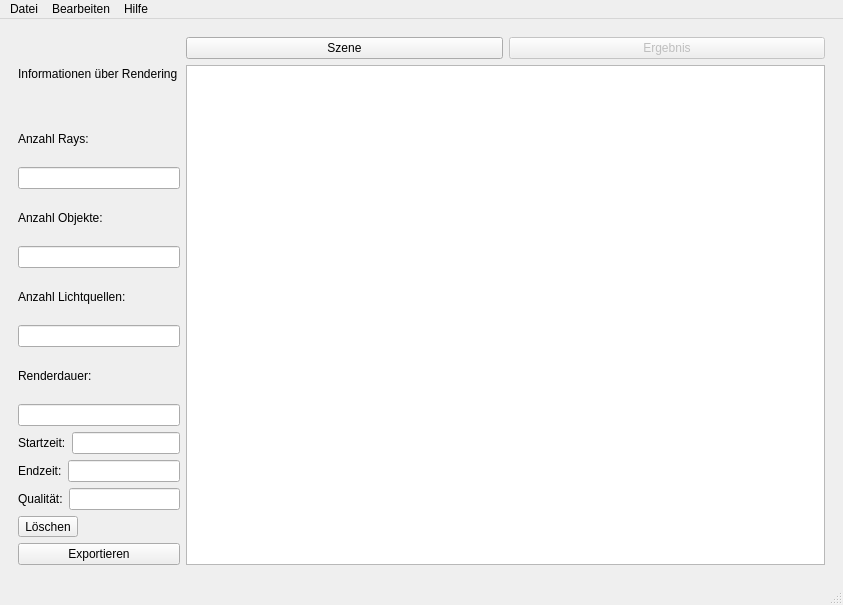
<?xml version="1.0" encoding="UTF-8"?>
<ui version="4.0">
 <class>MainWindow</class>
 <widget class="QMainWindow" name="MainWindow">
  <property name="geometry">
   <rect>
    <x>0</x>
    <y>0</y>
    <width>843</width>
    <height>605</height>
   </rect>
  </property>
  <property name="sizePolicy">
   <sizepolicy hsizetype="Preferred" vsizetype="Preferred">
    <horstretch>1</horstretch>
    <verstretch>1</verstretch>
   </sizepolicy>
  </property>
  <property name="windowTitle">
   <string>MainWindow</string>
  </property>
  <widget class="QWidget" name="centralwidget">
   <layout class="QGridLayout" name="gridLayout_2">
    <item row="0" column="0">
     <widget class="QStackedWidget" name="stackedWidget">
      <property name="currentIndex">
       <number>3</number>
      </property>
      <widget class="QWidget" name="page">
       <layout class="QGridLayout" name="gridLayout_5">
        <item row="0" column="0">
         <layout class="QGridLayout" name="gridLayout_4" columnstretch="2,2,6">
          <property name="leftMargin">
           <number>0</number>
          </property>
          <property name="topMargin">
           <number>0</number>
          </property>
          <property name="rightMargin">
           <number>0</number>
          </property>
          <property name="bottomMargin">
           <number>0</number>
          </property>
          <property name="spacing">
           <number>4</number>
          </property>
          <item row="0" column="2">
           <layout class="QVBoxLayout" name="verticalLayout_7" stretch="0,0,0">
            <item>
             <layout class="QHBoxLayout" name="horizontalLayout_4">
              <item>
               <widget class="QPushButton" name="sceneButton">
                <property name="enabled">
                 <bool>false</bool>
                </property>
                <property name="text">
                 <string>Szene</string>
                </property>
               </widget>
              </item>
              <item>
               <widget class="QPushButton" name="resultButton">
                <property name="text">
                 <string>Ergebnis</string>
                </property>
               </widget>
              </item>
             </layout>
            </item>
            <item>
             <widget class="QGraphicsView" name="graphicsView"/>
            </item>
            <item>
             <layout class="QHBoxLayout" name="horizontalLayout" stretch="1,1,1,2">
              <item>
               <widget class="QToolButton" name="playToolButton">
                <property name="sizePolicy">
                 <sizepolicy hsizetype="Fixed" vsizetype="Preferred">
                  <horstretch>0</horstretch>
                  <verstretch>0</verstretch>
                 </sizepolicy>
                </property>
                <property name="text">
                 <string>Start</string>
                </property>
                <property name="iconSize">
                 <size>
                  <width>25</width>
                  <height>20</height>
                 </size>
                </property>
               </widget>
              </item>
              <item>
               <widget class="QToolButton" name="importToolButton">
                <property name="sizePolicy">
                 <sizepolicy hsizetype="Fixed" vsizetype="Preferred">
                  <horstretch>0</horstretch>
                  <verstretch>0</verstretch>
                 </sizepolicy>
                </property>
                <property name="text">
                 <string>Import</string>
                </property>
               </widget>
              </item>
              <item>
               <widget class="QToolButton" name="exportToolButton">
                <property name="sizePolicy">
                 <sizepolicy hsizetype="Fixed" vsizetype="Preferred">
                  <horstretch>0</horstretch>
                  <verstretch>0</verstretch>
                 </sizepolicy>
                </property>
                <property name="sizeIncrement">
                 <size>
                  <width>0</width>
                  <height>0</height>
                 </size>
                </property>
                <property name="text">
                 <string>Export</string>
                </property>
               </widget>
              </item>
              <item>
               <widget class="QProgressBar" name="ProgressBar_main">
                <property name="value">
                 <number>36</number>
                </property>
                <property name="invertedAppearance">
                 <bool>false</bool>
                </property>
               </widget>
              </item>
             </layout>
            </item>
           </layout>
          </item>
          <item row="0" column="1">
           <layout class="QVBoxLayout" name="verticalLayout_5">
            <item>
             <layout class="QVBoxLayout" name="verticalLayout_6">
              <item>
               <widget class="QLabel" name="cameraLabel">
                <property name="font">
                 <font>
                  <pointsize>10</pointsize>
                 </font>
                </property>
                <property name="text">
                 <string>Kamera</string>
                </property>
               </widget>
              </item>
              <item>
               <layout class="QHBoxLayout" name="horizontalLayout_5">
                <item>
                 <widget class="QLabel" name="positionLabel">
                  <property name="text">
                   <string>Position</string>
                  </property>
                 </widget>
                </item>
                <item>
                 <layout class="QVBoxLayout" name="verticalLayout_10">
                  <item>
                   <widget class="QLabel" name="pos_x_Label">
                    <property name="text">
                     <string>x</string>
                    </property>
                   </widget>
                  </item>
                  <item>
                   <widget class="QSpinBox" name="pos_x_spinBox"/>
                  </item>
                 </layout>
                </item>
                <item>
                 <layout class="QVBoxLayout" name="verticalLayout_11">
                  <item>
                   <widget class="QLabel" name="pos_y_label">
                    <property name="text">
                     <string>y</string>
                    </property>
                   </widget>
                  </item>
                  <item>
                   <widget class="QSpinBox" name="pos_y_spinBox"/>
                  </item>
                 </layout>
                </item>
                <item>
                 <layout class="QVBoxLayout" name="verticalLayout_9">
                  <item>
                   <widget class="QLabel" name="pos_z_label">
                    <property name="text">
                     <string>z</string>
                    </property>
                   </widget>
                  </item>
                  <item>
                   <widget class="QSpinBox" name="pos_z_spinBox"/>
                  </item>
                 </layout>
                </item>
               </layout>
              </item>
              <item>
               <layout class="QHBoxLayout" name="horizontalLayout_7">
                <item>
                 <widget class="QLabel" name="angle_label">
                  <property name="text">
                   <string>Winkel</string>
                  </property>
                 </widget>
                </item>
                <item>
                 <layout class="QVBoxLayout" name="verticalLayout_13">
                  <item>
                   <widget class="QLabel" name="ang_roll_label">
                    <property name="text">
                     <string>Roll</string>
                    </property>
                   </widget>
                  </item>
                  <item>
                   <widget class="QSpinBox" name="ang_roll_spinBox"/>
                  </item>
                 </layout>
                </item>
                <item>
                 <layout class="QVBoxLayout" name="verticalLayout_14">
                  <item>
                   <widget class="QLabel" name="angle_pitch_label">
                    <property name="text">
                     <string>Pitch</string>
                    </property>
                   </widget>
                  </item>
                  <item>
                   <widget class="QSpinBox" name="ang_pitch_spinBox"/>
                  </item>
                 </layout>
                </item>
                <item>
                 <layout class="QVBoxLayout" name="verticalLayout_12">
                  <item>
                   <widget class="QLabel" name="ang_yaw_label">
                    <property name="text">
                     <string>Yaw</string>
                    </property>
                   </widget>
                  </item>
                  <item>
                   <widget class="QSpinBox" name="ang_yaw_spinBox"/>
                  </item>
                 </layout>
                </item>
               </layout>
              </item>
              <item>
               <layout class="QHBoxLayout" name="horizontalLayout_12">
                <item>
                 <widget class="QLabel" name="rotationLabel">
                  <property name="text">
                   <string>Drehung</string>
                  </property>
                 </widget>
                </item>
                <item>
                 <widget class="QSlider" name="rotationHorizontalSlider">
                  <property name="orientation">
                   <enum>Qt::Horizontal</enum>
                  </property>
                 </widget>
                </item>
               </layout>
              </item>
              <item>
               <layout class="QHBoxLayout" name="horizontalLayout_9">
                <item>
                 <widget class="QLabel" name="focusLabel">
                  <property name="text">
                   <string>Fokus</string>
                  </property>
                 </widget>
                </item>
                <item>
                 <widget class="QSpinBox" name="focus_spinBox"/>
                </item>
               </layout>
              </item>
              <item>
               <layout class="QHBoxLayout" name="horizontalLayout_10">
                <item>
                 <widget class="QLabel" name="fowLabel">
                  <property name="text">
                   <string>Field of View </string>
                  </property>
                 </widget>
                </item>
                <item>
                 <widget class="QSlider" name="fowHorizontalSlider">
                  <property name="orientation">
                   <enum>Qt::Horizontal</enum>
                  </property>
                 </widget>
                </item>
               </layout>
              </item>
             </layout>
            </item>
            <item>
             <layout class="QVBoxLayout" name="verticalLayout_8">
              <item>
               <widget class="QLabel" name="renderLabel">
                <property name="font">
                 <font>
                  <pointsize>10</pointsize>
                 </font>
                </property>
                <property name="text">
                 <string>Rendering</string>
                </property>
               </widget>
              </item>
              <item>
               <layout class="QHBoxLayout" name="horizontalLayout_2">
                <item>
                 <widget class="QLabel" name="resolutionLabel">
                  <property name="text">
                   <string>Auflösung</string>
                  </property>
                 </widget>
                </item>
                <item>
                 <layout class="QVBoxLayout" name="verticalLayout_23">
                  <item>
                   <widget class="QLabel" name="res_width_label">
                    <property name="sizePolicy">
                     <sizepolicy hsizetype="Preferred" vsizetype="Preferred">
                      <horstretch>0</horstretch>
                      <verstretch>0</verstretch>
                     </sizepolicy>
                    </property>
                    <property name="text">
                     <string>Breite</string>
                    </property>
                   </widget>
                  </item>
                  <item>
                   <widget class="QSpinBox" name="res_width_spinBox">
                    <property name="sizePolicy">
                     <sizepolicy hsizetype="Minimum" vsizetype="Preferred">
                      <horstretch>0</horstretch>
                      <verstretch>0</verstretch>
                     </sizepolicy>
                    </property>
                   </widget>
                  </item>
                 </layout>
                </item>
                <item>
                 <layout class="QVBoxLayout" name="verticalLayout_24">
                  <item>
                   <widget class="QLabel" name="res_height_label">
                    <property name="text">
                     <string>Höhe</string>
                    </property>
                   </widget>
                  </item>
                  <item>
                   <widget class="QSpinBox" name="res_height_spinBox">
                    <property name="sizePolicy">
                     <sizepolicy hsizetype="Minimum" vsizetype="Preferred">
                      <horstretch>0</horstretch>
                      <verstretch>0</verstretch>
                     </sizepolicy>
                    </property>
                   </widget>
                  </item>
                 </layout>
                </item>
               </layout>
              </item>
              <item>
               <layout class="QHBoxLayout" name="horizontalLayout_6">
                <item>
                 <widget class="QLabel" name="qualityLabel">
                  <property name="text">
                   <string>Qualität</string>
                  </property>
                 </widget>
                </item>
                <item>
                 <widget class="QComboBox" name="qualityComboBox"/>
                </item>
               </layout>
              </item>
              <item>
               <layout class="QHBoxLayout" name="horizontalLayout_8">
                <item>
                 <widget class="QLabel" name="samplesLabel">
                  <property name="text">
                   <string>Samples pro Pixel</string>
                  </property>
                 </widget>
                </item>
                <item>
                 <widget class="QSlider" name="samplesHorizontalSlider">
                  <property name="orientation">
                   <enum>Qt::Horizontal</enum>
                  </property>
                 </widget>
                </item>
               </layout>
              </item>
              <item>
               <layout class="QHBoxLayout" name="horizontalLayout_3">
                <item>
                 <widget class="QLabel" name="fileLabel">
                  <property name="text">
                   <string>Dateiformat</string>
                  </property>
                 </widget>
                </item>
                <item>
                 <widget class="QComboBox" name="fileComboBox"/>
                </item>
               </layout>
              </item>
             </layout>
            </item>
           </layout>
          </item>
          <item row="0" column="0">
           <layout class="QVBoxLayout" name="verticalLayout_15">
            <item>
             <layout class="QVBoxLayout" name="objectVerticalLayout">
              <property name="spacing">
               <number>1</number>
              </property>
              <item>
               <widget class="QLabel" name="objectLabel">
                <property name="font">
                 <font>
                  <pointsize>10</pointsize>
                 </font>
                </property>
                <property name="text">
                 <string>Objekte</string>
                </property>
               </widget>
              </item>
              <item>
               <widget class="QListView" name="objectListView"/>
              </item>
              <item>
               <widget class="QPushButton" name="object_plus_Button">
                <property name="font">
                 <font>
                  <pointsize>9</pointsize>
                 </font>
                </property>
                <property name="text">
                 <string>+</string>
                </property>
               </widget>
              </item>
             </layout>
            </item>
            <item>
             <layout class="QVBoxLayout" name="lightVerticalLayout">
              <property name="spacing">
               <number>1</number>
              </property>
              <item>
               <widget class="QLabel" name="lightLabel">
                <property name="font">
                 <font>
                  <pointsize>10</pointsize>
                  <weight>50</weight>
                  <italic>false</italic>
                  <bold>false</bold>
                  <strikeout>false</strikeout>
                  <stylestrategy>PreferDefault</stylestrategy>
                  <kerning>true</kerning>
                 </font>
                </property>
                <property name="text">
                 <string>Lichtquellen</string>
                </property>
               </widget>
              </item>
              <item>
               <widget class="QListView" name="lightListView"/>
              </item>
              <item>
               <widget class="QPushButton" name="light_plus_Button">
                <property name="font">
                 <font>
                  <pointsize>9</pointsize>
                 </font>
                </property>
                <property name="text">
                 <string>+</string>
                </property>
               </widget>
              </item>
             </layout>
            </item>
           </layout>
          </item>
         </layout>
        </item>
       </layout>
      </widget>
      <widget class="QWidget" name="page_2">
       <layout class="QGridLayout" name="gridLayout_7">
        <item row="0" column="0">
         <layout class="QGridLayout" name="gridLayout_6" columnstretch="2,2,6">
          <item row="0" column="0">
           <layout class="QVBoxLayout" name="verticalLayout_16">
            <item>
             <layout class="QVBoxLayout" name="verticalLayout_4">
              <property name="spacing">
               <number>1</number>
              </property>
              <item>
               <widget class="QLabel" name="objectLabel_conf">
                <property name="font">
                 <font>
                  <pointsize>10</pointsize>
                 </font>
                </property>
                <property name="text">
                 <string>Objekte</string>
                </property>
               </widget>
              </item>
              <item>
               <widget class="QListView" name="objectListView_conf"/>
              </item>
              <item>
               <widget class="QPushButton" name="objectPlusButton_conf">
                <property name="font">
                 <font>
                  <pointsize>9</pointsize>
                 </font>
                </property>
                <property name="text">
                 <string>+</string>
                </property>
               </widget>
              </item>
              <item>
               <layout class="QVBoxLayout" name="verticalLayout_17">
                <property name="spacing">
                 <number>1</number>
                </property>
                <item>
                 <widget class="QLabel" name="lightLabel_conf">
                  <property name="font">
                   <font>
                    <pointsize>10</pointsize>
                   </font>
                  </property>
                  <property name="text">
                   <string>Lichtquellen</string>
                  </property>
                 </widget>
                </item>
                <item>
                 <widget class="QListView" name="lightListView_conf"/>
                </item>
                <item>
                 <widget class="QPushButton" name="lightPlusButton_conf">
                  <property name="font">
                   <font>
                    <pointsize>9</pointsize>
                   </font>
                  </property>
                  <property name="text">
                   <string>+</string>
                  </property>
                 </widget>
                </item>
               </layout>
              </item>
             </layout>
            </item>
           </layout>
          </item>
          <item row="0" column="2">
           <layout class="QVBoxLayout" name="verticalLayout_22">
            <item>
             <layout class="QHBoxLayout" name="horizontalLayout_14">
              <item>
               <widget class="QPushButton" name="sceneButton_conf">
                <property name="enabled">
                 <bool>false</bool>
                </property>
                <property name="text">
                 <string>Szene</string>
                </property>
               </widget>
              </item>
              <item>
               <widget class="QPushButton" name="resultButton_conf">
                <property name="enabled">
                 <bool>true</bool>
                </property>
                <property name="text">
                 <string>Ergebnis</string>
                </property>
               </widget>
              </item>
             </layout>
            </item>
            <item>
             <widget class="QGraphicsView" name="graphicsView_conf"/>
            </item>
            <item>
             <layout class="QHBoxLayout" name="horizontalLayout_15">
              <item>
               <widget class="QPushButton" name="playButton_conf">
                <property name="text">
                 <string>Start</string>
                </property>
               </widget>
              </item>
              <item>
               <widget class="QPushButton" name="importButton_conf">
                <property name="text">
                 <string>Import</string>
                </property>
               </widget>
              </item>
              <item>
               <widget class="QPushButton" name="exportButton_conf">
                <property name="text">
                 <string>Export</string>
                </property>
               </widget>
              </item>
              <item>
               <widget class="QProgressBar" name="progressBar_conf">
                <property name="value">
                 <number>24</number>
                </property>
               </widget>
              </item>
             </layout>
            </item>
           </layout>
          </item>
          <item row="0" column="1">
           <layout class="QVBoxLayout" name="verticalLayout_3">
            <item>
             <widget class="QLabel" name="confLabel">
              <property name="font">
               <font>
                <pointsize>10</pointsize>
               </font>
              </property>
              <property name="text">
               <string>Konfiguration</string>
              </property>
             </widget>
            </item>
            <item>
             <layout class="QVBoxLayout" name="verticalLayout_18">
              <item>
               <widget class="QLabel" name="posLabel_conf">
                <property name="text">
                 <string>Position</string>
                </property>
               </widget>
              </item>
              <item>
               <layout class="QHBoxLayout" name="horizontalLayout_13">
                <item>
                 <layout class="QVBoxLayout" name="verticalLayout_19">
                  <item>
                   <widget class="QLabel" name="pos_x_label_conf">
                    <property name="text">
                     <string>x</string>
                    </property>
                   </widget>
                  </item>
                  <item>
                   <widget class="QSpinBox" name="pos_x_spinBox_conf"/>
                  </item>
                 </layout>
                </item>
                <item>
                 <layout class="QVBoxLayout" name="verticalLayout_20">
                  <item>
                   <widget class="QLabel" name="pos_y_label_conf">
                    <property name="text">
                     <string>y</string>
                    </property>
                   </widget>
                  </item>
                  <item>
                   <widget class="QSpinBox" name="pos_y_spinBox_conf"/>
                  </item>
                 </layout>
                </item>
                <item>
                 <layout class="QVBoxLayout" name="verticalLayout_21">
                  <item>
                   <widget class="QLabel" name="pos_z_label_conf">
                    <property name="text">
                     <string>z</string>
                    </property>
                   </widget>
                  </item>
                  <item>
                   <widget class="QSpinBox" name="pos_z_spinBox_conf"/>
                  </item>
                 </layout>
                </item>
               </layout>
              </item>
             </layout>
            </item>
            <item>
             <layout class="QHBoxLayout" name="horizontalLayout_22">
              <item>
               <widget class="QLabel" name="label_6">
                <property name="text">
                 <string>Farbe</string>
                </property>
               </widget>
              </item>
              <item>
               <widget class="QComboBox" name="comboBox"/>
              </item>
             </layout>
            </item>
            <item>
             <widget class="QPushButton" name="saveButton_conf">
              <property name="text">
               <string>Fertig</string>
              </property>
             </widget>
            </item>
           </layout>
          </item>
         </layout>
        </item>
       </layout>
      </widget>
      <widget class="QWidget" name="page_4">
       <layout class="QGridLayout" name="gridLayout_3">
        <item row="0" column="0">
         <layout class="QGridLayout" name="gridLayout_8" columnstretch="2,2,6">
          <item row="0" column="0">
           <layout class="QVBoxLayout" name="verticalLayout_25">
            <item>
             <layout class="QVBoxLayout" name="verticalLayout_26">
              <property name="spacing">
               <number>1</number>
              </property>
              <item>
               <widget class="QLabel" name="objectLabel_conf_2">
                <property name="font">
                 <font>
                  <pointsize>10</pointsize>
                 </font>
                </property>
                <property name="text">
                 <string>Objekte</string>
                </property>
               </widget>
              </item>
              <item>
               <widget class="QListView" name="objectListView_conf_2"/>
              </item>
              <item>
               <widget class="QPushButton" name="objectPlusButton_conf_2">
                <property name="font">
                 <font>
                  <pointsize>9</pointsize>
                 </font>
                </property>
                <property name="text">
                 <string>+</string>
                </property>
               </widget>
              </item>
              <item>
               <layout class="QVBoxLayout" name="verticalLayout_27">
                <property name="spacing">
                 <number>1</number>
                </property>
                <item>
                 <widget class="QLabel" name="lightLabel_conf_2">
                  <property name="font">
                   <font>
                    <pointsize>10</pointsize>
                   </font>
                  </property>
                  <property name="text">
                   <string>Lichtquellen</string>
                  </property>
                 </widget>
                </item>
                <item>
                 <widget class="QListView" name="lightListView_conf_2"/>
                </item>
                <item>
                 <widget class="QPushButton" name="lightPlusButton_conf_2">
                  <property name="font">
                   <font>
                    <pointsize>9</pointsize>
                   </font>
                  </property>
                  <property name="text">
                   <string>+</string>
                  </property>
                 </widget>
                </item>
               </layout>
              </item>
             </layout>
            </item>
           </layout>
          </item>
          <item row="0" column="2">
           <layout class="QVBoxLayout" name="verticalLayout_28">
            <item>
             <layout class="QHBoxLayout" name="horizontalLayout_18">
              <item>
               <widget class="QPushButton" name="sceneButton_conf_2">
                <property name="enabled">
                 <bool>false</bool>
                </property>
                <property name="text">
                 <string>Szene</string>
                </property>
               </widget>
              </item>
              <item>
               <widget class="QPushButton" name="resultButton_conf_2">
                <property name="enabled">
                 <bool>true</bool>
                </property>
                <property name="text">
                 <string>Ergebnis</string>
                </property>
               </widget>
              </item>
             </layout>
            </item>
            <item>
             <widget class="QGraphicsView" name="graphicsView_conf_2"/>
            </item>
            <item>
             <layout class="QHBoxLayout" name="horizontalLayout_19">
              <item>
               <widget class="QPushButton" name="playButton_conf_2">
                <property name="text">
                 <string>Start</string>
                </property>
               </widget>
              </item>
              <item>
               <widget class="QPushButton" name="importButton_conf_2">
                <property name="text">
                 <string>Import</string>
                </property>
               </widget>
              </item>
              <item>
               <widget class="QPushButton" name="exportButton_conf_2">
                <property name="text">
                 <string>Export</string>
                </property>
               </widget>
              </item>
              <item>
               <widget class="QProgressBar" name="progressBar_conf_2">
                <property name="value">
                 <number>24</number>
                </property>
               </widget>
              </item>
             </layout>
            </item>
           </layout>
          </item>
          <item row="0" column="1">
           <layout class="QVBoxLayout" name="verticalLayout_29">
            <item>
             <widget class="QLabel" name="confLabel_2">
              <property name="font">
               <font>
                <pointsize>10</pointsize>
               </font>
              </property>
              <property name="text">
               <string>Konfiguration</string>
              </property>
             </widget>
            </item>
            <item>
             <layout class="QVBoxLayout" name="verticalLayout_30">
              <item>
               <widget class="QLabel" name="posLabel_conf_2">
                <property name="text">
                 <string>Position</string>
                </property>
               </widget>
              </item>
              <item>
               <layout class="QHBoxLayout" name="horizontalLayout_20">
                <item>
                 <layout class="QVBoxLayout" name="verticalLayout_31">
                  <item>
                   <widget class="QLabel" name="pos_x_label_conf_2">
                    <property name="text">
                     <string>x</string>
                    </property>
                   </widget>
                  </item>
                  <item>
                   <widget class="QSpinBox" name="pos_x_spinBox_conf_2"/>
                  </item>
                 </layout>
                </item>
                <item>
                 <layout class="QVBoxLayout" name="verticalLayout_32">
                  <item>
                   <widget class="QLabel" name="pos_y_label_conf_2">
                    <property name="text">
                     <string>y</string>
                    </property>
                   </widget>
                  </item>
                  <item>
                   <widget class="QSpinBox" name="pos_y_spinBox_conf_2"/>
                  </item>
                 </layout>
                </item>
                <item>
                 <layout class="QVBoxLayout" name="verticalLayout_33">
                  <item>
                   <widget class="QLabel" name="pos_z_label_conf_2">
                    <property name="text">
                     <string>z</string>
                    </property>
                   </widget>
                  </item>
                  <item>
                   <widget class="QSpinBox" name="pos_z_spinBox_conf_2"/>
                  </item>
                 </layout>
                </item>
               </layout>
              </item>
             </layout>
            </item>
            <item>
             <layout class="QHBoxLayout" name="horizontalLayout_21">
              <item>
               <widget class="QLabel" name="label_5">
                <property name="text">
                 <string>Lichtintensität</string>
                </property>
               </widget>
              </item>
              <item>
               <widget class="QDoubleSpinBox" name="doubleSpinBox">
                <property name="maximum">
                 <double>1.000000000000000</double>
                </property>
                <property name="singleStep">
                 <double>0.100000000000000</double>
                </property>
               </widget>
              </item>
             </layout>
            </item>
            <item>
             <layout class="QHBoxLayout" name="horizontalLayout_23">
              <item>
               <widget class="QLabel" name="label_7">
                <property name="text">
                 <string>Farbe</string>
                </property>
               </widget>
              </item>
              <item>
               <widget class="QComboBox" name="comboBox_2"/>
              </item>
             </layout>
            </item>
            <item>
             <widget class="QPushButton" name="saveButton_conf_2">
              <property name="text">
               <string>Fertig</string>
              </property>
             </widget>
            </item>
           </layout>
          </item>
         </layout>
        </item>
       </layout>
      </widget>
      <widget class="QWidget" name="page_3">
       <layout class="QGridLayout" name="gridLayout">
        <item row="0" column="0">
         <layout class="QGridLayout" name="gridLayout_13" columnstretch="0,1">
          <item row="0" column="1">
           <layout class="QVBoxLayout" name="verticalLayout_44">
            <item>
             <layout class="QHBoxLayout" name="horizontalLayout_31">
              <item>
               <widget class="QPushButton" name="sceneButton_result">
                <property name="text">
                 <string>Szene</string>
                </property>
               </widget>
              </item>
              <item>
               <widget class="QPushButton" name="resultButton_result">
                <property name="enabled">
                 <bool>false</bool>
                </property>
                <property name="text">
                 <string>Ergebnis</string>
                </property>
               </widget>
              </item>
             </layout>
            </item>
            <item>
             <widget class="QGraphicsView" name="graphicsView_5"/>
            </item>
           </layout>
          </item>
          <item row="0" column="0">
           <layout class="QVBoxLayout" name="verticalLayout_2">
            <item>
             <widget class="QLabel" name="infoLabel">
              <property name="text">
               <string>Informationen über Rendering</string>
              </property>
             </widget>
            </item>
            <item>
             <layout class="QVBoxLayout" name="verticalLayout_47">
              <item>
               <widget class="QLabel" name="raysLabel_info">
                <property name="text">
                 <string>Anzahl Rays:</string>
                </property>
               </widget>
              </item>
              <item>
               <widget class="QLineEdit" name="rays_lineEdit">
                <property name="text">
                 <string/>
                </property>
                <property name="readOnly">
                 <bool>true</bool>
                </property>
               </widget>
              </item>
             </layout>
            </item>
            <item>
             <layout class="QVBoxLayout" name="verticalLayout_49">
              <item>
               <widget class="QLabel" name="objectsLabel_info">
                <property name="text">
                 <string>Anzahl Objekte:</string>
                </property>
               </widget>
              </item>
              <item>
               <widget class="QLineEdit" name="objectsLineEdit_info">
                <property name="text">
                 <string/>
                </property>
                <property name="readOnly">
                 <bool>true</bool>
                </property>
               </widget>
              </item>
             </layout>
            </item>
            <item>
             <layout class="QVBoxLayout" name="verticalLayout">
              <item>
               <widget class="QLabel" name="label_3">
                <property name="text">
                 <string>Anzahl Lichtquellen:</string>
                </property>
               </widget>
              </item>
              <item>
               <widget class="QLineEdit" name="lineEdit_3">
                <property name="readOnly">
                 <bool>true</bool>
                </property>
               </widget>
              </item>
             </layout>
            </item>
            <item>
             <layout class="QVBoxLayout" name="verticalLayout_48">
              <item>
               <widget class="QLabel" name="renderDurationLabel_info">
                <property name="text">
                 <string>Renderdauer:</string>
                </property>
               </widget>
              </item>
              <item>
               <widget class="QLineEdit" name="renderDurationLineEdit_info">
                <property name="text">
                 <string/>
                </property>
                <property name="readOnly">
                 <bool>true</bool>
                </property>
               </widget>
              </item>
             </layout>
            </item>
            <item>
             <layout class="QHBoxLayout" name="horizontalLayout_11">
              <item>
               <widget class="QLabel" name="label">
                <property name="text">
                 <string>Startzeit:</string>
                </property>
               </widget>
              </item>
              <item>
               <widget class="QLineEdit" name="lineEdit">
                <property name="readOnly">
                 <bool>true</bool>
                </property>
               </widget>
              </item>
             </layout>
            </item>
            <item>
             <layout class="QHBoxLayout" name="horizontalLayout_16">
              <item>
               <widget class="QLabel" name="label_2">
                <property name="text">
                 <string>Endzeit:</string>
                </property>
               </widget>
              </item>
              <item>
               <widget class="QLineEdit" name="lineEdit_2">
                <property name="readOnly">
                 <bool>true</bool>
                </property>
               </widget>
              </item>
             </layout>
            </item>
            <item>
             <layout class="QHBoxLayout" name="horizontalLayout_17">
              <item>
               <widget class="QLabel" name="label_4">
                <property name="text">
                 <string>Qualität:</string>
                </property>
               </widget>
              </item>
              <item>
               <widget class="QLineEdit" name="lineEdit_4">
                <property name="readOnly">
                 <bool>true</bool>
                </property>
               </widget>
              </item>
             </layout>
            </item>
            <item>
             <widget class="QToolButton" name="deleteButton">
              <property name="text">
               <string>Löschen</string>
              </property>
             </widget>
            </item>
            <item>
             <widget class="QPushButton" name="exportButton_result">
              <property name="text">
               <string>Exportieren</string>
              </property>
             </widget>
            </item>
           </layout>
          </item>
         </layout>
        </item>
       </layout>
      </widget>
     </widget>
    </item>
   </layout>
  </widget>
  <widget class="QMenuBar" name="menubar">
   <property name="geometry">
    <rect>
     <x>0</x>
     <y>0</y>
     <width>843</width>
     <height>18</height>
    </rect>
   </property>
   <widget class="QMenu" name="menuDatei">
    <property name="title">
     <string>Datei</string>
    </property>
    <addaction name="actionNeue_Szene"/>
    <addaction name="actionSzene_importieren"/>
    <addaction name="actionSzene_speichern"/>
    <addaction name="separator"/>
    <addaction name="actionSchliessen"/>
   </widget>
   <widget class="QMenu" name="menuBearbeiten">
    <property name="title">
     <string>Bearbeiten</string>
    </property>
    <addaction name="actionRueckgaenig"/>
   </widget>
   <widget class="QMenu" name="menuHilfe">
    <property name="title">
     <string>Hilfe</string>
    </property>
   </widget>
   <addaction name="menuDatei"/>
   <addaction name="menuBearbeiten"/>
   <addaction name="menuHilfe"/>
  </widget>
  <widget class="QStatusBar" name="statusbar"/>
  <action name="actionNeue_Szene">
   <property name="text">
    <string>Neue Szene</string>
   </property>
  </action>
  <action name="actionSzene_importieren">
   <property name="text">
    <string>Szene importieren</string>
   </property>
  </action>
  <action name="actionSzene_speichern">
   <property name="text">
    <string>Szene speichern</string>
   </property>
  </action>
  <action name="actionSchliessen">
   <property name="text">
    <string>Schließen</string>
   </property>
  </action>
  <action name="actionRueckgaenig">
   <property name="text">
    <string>Rückgängig</string>
   </property>
  </action>
 </widget>
 <resources/>
 <connections/>
</ui>
